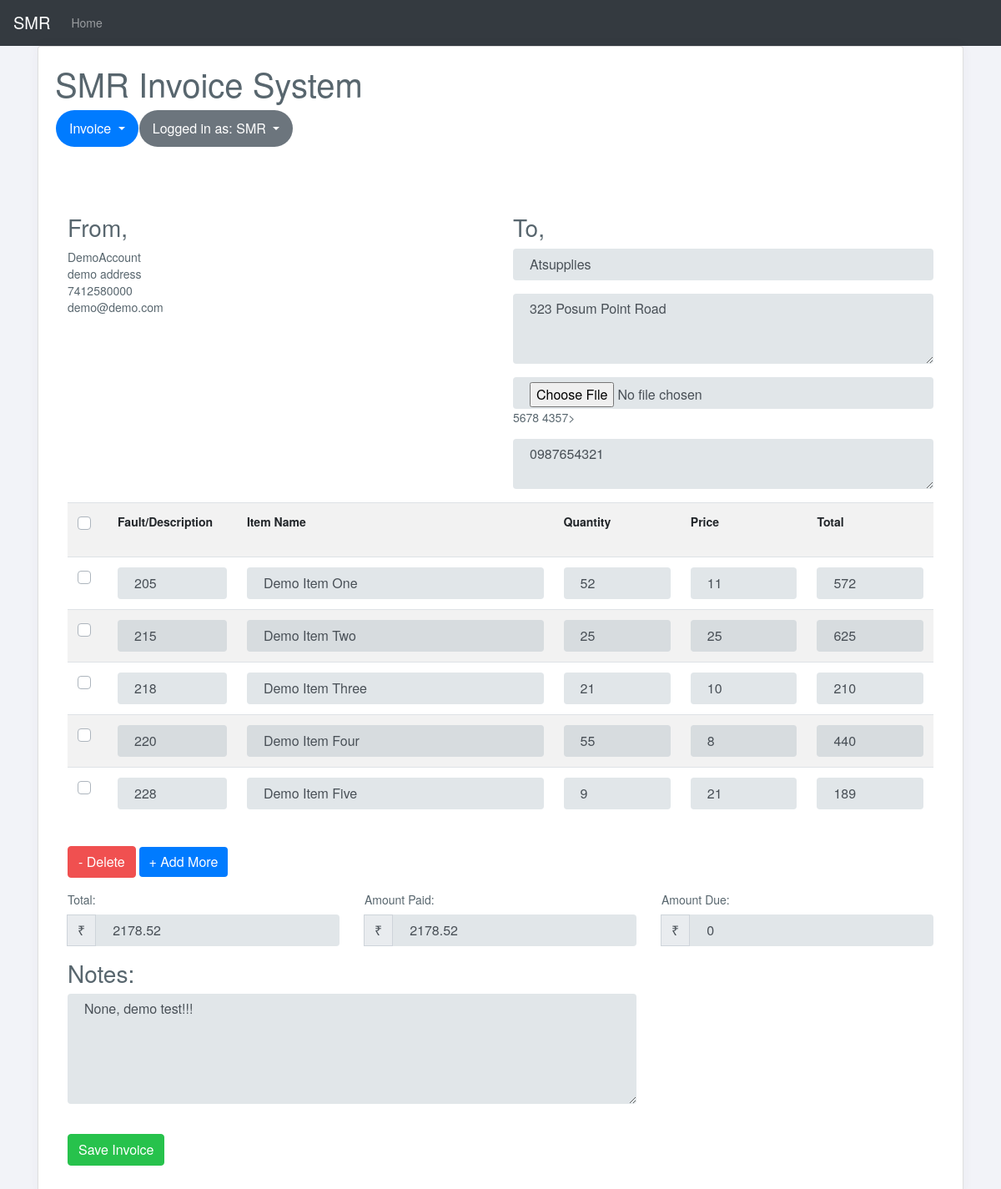
The app's page /edit_invoice.php?update_id=4 (signed in) with its own data.
### tables this page shows
CREATE TABLE `invoice_order` (
  `user_id` int(11) NOT NULL,
  `order_id` int(11) NOT NULL,
  `order_receiver_name` varchar(255) NOT NULL,
  `order_receiver_address` varchar(255) NOT NULL,
  `order_receiver_aadhaar` varchar(255) NOT NULL,
  `order_receiver_mobile` varchar(255) NOT NULL,
  `order_total_before_tax` varchar(255) NOT NULL,
  `order_total_tax` varchar(255) NOT NULL,
  `order_tax_per` varchar(255) NOT NULL,
  `order_total_after_tax` varchar(255) NOT NULL,
  `order_amount_paid` varchar(255) NOT NULL,
  `order_total_amount_due` varchar(255) NOT NULL,
  `order_date` datetime NOT NULL DEFAULT CURRENT_TIMESTAMP,
  `note` varchar(255) NOT NULL
);

CREATE TABLE `invoice_order_item` (
  `order_id` int(11) NOT NULL,
  `item_code` varchar(255) NOT NULL,
  `item_name` varchar(255) NOT NULL,
  `order_item_quantity` varchar(255) NOT NULL,
  `order_item_price` varchar(255) NOT NULL,
  `order_item_final_amount` varchar(255) NOT NULL
);

### Invoice.php (called while the page is built, shortened)
<?php
class Invoice{
	private $host  = 'localhost';
    private $user  = 'root';
    private $password  = "";
    private $database  = "simpleinvoicephp";
    private $invoiceOrderTable = 'invoice_order';
	private $invoiceOrderItemTable = 'invoice_order_item';
	private $dbConnect = false;
    public function __construct(){
        if(!$this->dbConnect){
            $conn = new mysqli($this->host, $this->user, $this->password, $this->database);
            if($conn->connect_error){
                die("Error failed to connect to MySQL: " . $conn->connect_error);
            }else{
                $this->dbConnect = $conn;
            }
        }
    }
	private function getData($sqlQuery) {
		$result = mysqli_query($this->dbConnect, $sqlQuery);
		$data= array();
		while ($row = mysqli_fetch_array($result, MYSQLI_ASSOC)) {
			$data[]=$row;
		}
		return $data;
	}
	public function getInvoice($invoiceId){
		$sqlQuery = "SELECT * FROM ".$this->invoiceOrderTable."
			WHERE user_id = '".$_SESSION['userid']."' AND order_id = '$invoiceId'";
		$result = mysqli_query($this->dbConnect, $sqlQuery);
		$row = mysqli_fetch_array($result, MYSQLI_ASSOC);
		return $row;
	}
	public function getInvoiceItems($invoiceId){
		$sqlQuery ="SELECT * FROM ".$this->invoiceOrderItemTable."
			WHERE order_id = '$invoiceId'";
		return  $this->getData($sqlQuery);
	}
}
?>

### edit_invoice.php (the view, shortened to what this page needs)
<?php
include('header.php');
include 'Invoice.php';
$invoice = new Invoice();
$invoice->checkLoggedIn();
if(!empty($_GET['update_id']) && $_GET['update_id']) {
	$invoiceValues = $invoice->getInvoice($_GET['update_id']);
	$invoiceItems = $invoice->getInvoiceItems($_GET['update_id']);
}
?>
<link href="css/style.css" rel="stylesheet">
<?php include('container.php');?>
<div class="container content-invoice">
    	<div class="cards">
    		<div class="card-bodys">
    			<form action="" id="invoice-form" method="post" class="invoice-form" role="form" novalidate="">
	    	<div class="load-animate animated fadeInUp">
		    	<div class="row">
		    		<div class="col-xs-12">
		    			<h1 class="title">SMR Invoice System</h1>
						<?php include('menu.php');?>
		    		</div>
		    	</div>
		    	<div class="row">
		      		<div class="col-xs-12 col-sm-6 col-md-6 col-lg-6">
		      			<h3>From,</h3>
						<?php echo $_SESSION['user']; ?><br>
						<?php echo $_SESSION['address']; ?><br>
						<?php echo $_SESSION['mobile']; ?><br>
						<?php echo $_SESSION['email']; ?><br>
		      		</div>
		      		<div class="col-xs-12 col-sm-6 col-md-6 col-lg-6">
		      			<h3>To,</h3>
		      			<div class="form-group">
							<input value="<?php echo $invoiceValues['order_receiver_name']; ?>" type="text" class="form-control" name="companyName" id="companyName" placeholder="Company Name" autocomplete="off">
						</div>
						<div class="form-group">
							<textarea class="form-control" rows="3" name="address" id="address" placeholder="Your Address"><?php echo
							 $invoiceValues['order_receiver_address']; ?></textarea>
						</div>
						<div class="form-group">
							 <input type="file" class="form-control" name="aadhaar" id="aadhaar" placeholder="Aadhaar"><?php echo
							 $invoiceValues['order_receiver_aadhaar']; ?>>
						</div>
						<div class="form-group">
							<textarea class="form-control" name="mobile" id="mobile" placeholder="Mobile Number"><?php echo
							 $invoiceValues['order_receiver_mobile']; ?></textarea>
						</div>
		      		</div>
		      	</div>
		      	<div class="row">
		      		<div class="col-xs-12 col-sm-12 col-md-12 col-lg-12">
		      			<table class="table table-condensed table-striped" id="invoiceItem">
							<tr>
								<th width="2%">
								  <div class="custom-control custom-checkbox mb-3">
                                  </div>
                                </th>
								<th width="15%">Fault/Description</th>
								<th width="38%">Item Name</th>
								<th width="15%">Quantity</th>
								<th width="15%">Price</th>
								<th width="15%">Total</th>
							</tr>
							<?php
							$count = 0;
							foreach($invoiceItems as $invoiceItem){
								$count++;
							?>
							<tr>
								<td><div class="custom-control custom-checkbox">
		                        </div></td>
								<td><input type="text" value="<?php echo $invoiceItem["item_code"]; ?>" name="productCode[]" id="productCode_<?php echo $count; ?>" class="form-control" autocomplete="off"></td>
								<td><input type="text" value="<?php echo $invoiceItem["item_name"]; ?>" name="productName[]" id="productName_<?php echo $count; ?>" class="form-control" autocomplete="off"></td>
								<td><input type="number" value="<?php echo $invoiceItem["order_item_quantity"]; ?>" name="quantity[]" id="quantity_<?php echo $count; ?>" class="form-control quantity" autocomplete="off"></td>
								<td><input type="number" value="<?php echo $invoiceItem["order_item_price"]; ?>" name="price[]" id="price_<?php echo $count; ?>" class="form-control price" autocomplete="off"></td>
								<td><input type="number" value="<?php echo $invoiceItem["order_item_final_amount"]; ?>" name="total[]" id="total_<?php echo $count; ?>" class="form-control total" autocomplete="off"></td>
							</tr>
							<?php } ?>
						</table>
		      		</div>
		      	</div>
		      	<div class="row mt-3 mb-3">
		      		<div class="col-xs-12 col-sm-3 col-md-3 col-lg-3">
		      			<button class="btn btn-danger delete" id="removeRows" type="button">- Delete</button>
		      			<button class="btn btn-primary border-0" id="addRows" type="button">+ Add More</button>
		      		</div>
		      	</div>
		      	<div class="row">
							<div class="col-xs-12 col-sm-4 col-md-4 col-lg-4">
							<div class="form-group">
								<label>Total: &nbsp;</label>
								<div class="input-group">
									<div class="input-group-append currency"><span class="input-group-text">₹</span></div>
									<input value="<?php echo $invoiceValues['order_total_after_tax']; ?>" type="number" class="form-control" name="totalAftertax" id="totalAftertax" placeholder="Total">
								</div>
							</div>
							</div>
							<div class="col-xs-12 col-sm-4 col-md-4 col-lg-4">
							<div class="form-group">
								<label>Amount Paid: &nbsp;</label>
								<div class="input-group">
									<div class="input-group-append currency"><span class="input-group-text">₹</span></div>
									<input value="<?php echo $invoiceValues['order_amount_paid']; ?>" type="number" class="form-control" name="amountPaid" id="amountPaid" placeholder="Amount Paid">
								</div>
							</div>
							</div>
							<div class="col-xs-12 col-sm-4 col-md-4 col-lg-4">
							<div class="form-group">
								<label>Amount Due: &nbsp;</label>
								<div class="input-group">
									<div class="input-group-append currency"><span class="input-group-text">₹</span></div>
									<input value="<?php echo $invoiceValues['order_total_amount_due']; ?>" type="number" class="form-control" name="amountDue" id="amountDue" placeholder="Amount Due">
								</div>
							</div>
							</div>
		     		<div class="col-xs-12 col-sm-8 col-md-8 col-lg-8">
		      			<h3>Notes: </h3>
		      			<div class="form-group">
							<textarea class="form-control txt" rows="5" name="notes" id="notes" placeholder="Your Notes"><?php echo $invoiceValues['note']; ?></textarea>
						</div>
						<br>
						<div class="form-group">
			      			<input data-loading-text="Updating Invoice..." type="submit" name="invoice_btn" value="Save Invoice" class="btn btn-success submit_btn invoice-save-btm">
			      		</div>
		      		</div>
		      	</div>
	      	</div>
		</form>
    		</div>
    	</div>
    </div>
</div>
<?php include('footer.php');?>

### css/style.css (style rules this page uses)
html { background-color1: #f0f3f4; position: relative; min-height: 100%; }
body { background-color: transparent; color: #58666e; font-family: "Source Sans Pro", "Helvetica Neue", Helvetica, Arial, sans-serif; font-size: 14px; line-height: 1.42857; }
.btn-success, .panel-success { background-color: #27c24c !important; border-color: #27c24c !important; color: #fff !important; }
.btn-primary, .panel-primary { border-color: #7266ba; color: #fff !important; }
.btn-danger, .panel-danger { background-color: #f05050; border-color: #f05050; color: #fff !important; }
input[type="number"] { -moz-appearance: textfield; }
.form-control { border: none; background-color: rgba(96, 125, 139, 0.19); padding-left: 1.25rem; padding-right: 1.25rem; -webkit-transition: background-color 0.3s ease; transition: background-color 0.3s ease; }
body { background: #f2f3f8; }

### records on screen
invoice_order: companyName "Atsupplies", address "323 Posum Point Road", order_receiver_aadhaar "5678 4357", mobile "0987654321", totalAftertax "2178.52", amountPaid "2178.52", amountDue "0", notes "None, demo test!!!"
invoice_order_item: item_code "205", item_name "Demo Item One", order_item_quantity "52", order_item_price "11", order_item_final_amount "572"
invoice_order_item: item_code "215", item_name "Demo Item Two", order_item_quantity "25", order_item_price "25", order_item_final_amount "625"
invoice_order_item: item_code "218", item_name "Demo Item Three", order_item_quantity "21", order_item_price "10", order_item_final_amount "210"
invoice_order_item: item_code "220", item_name "Demo Item Four", order_item_quantity "55", order_item_price "8", order_item_final_amount "440"
invoice_order_item: item_code "228", item_name "Demo Item Five", order_item_quantity "9", order_item_price "21", order_item_final_amount "189"

### other values on screen
$_SESSION['user'] "DemoAccount"
$_SESSION['address'] "demo address"
$_SESSION['mobile'] "7412580000"
$_SESSION['email'] "demo@demo.com"
